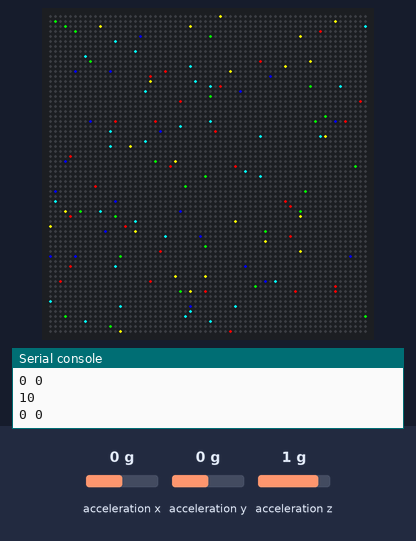
Recording of a program running on a simulated CircuitPython board. On the bench: 64×64 RGB LED matrix, the last lines printed to the serial console. The inputs (shaded band) are chosen by the test bench; at power-on: acceleration x 0 g, acceleration y 0 g, acceleration z 1 g. Random numbers come from a fixed seed.

Above: at 1.2 s.
1.3 s: acceleration x set to -1.4 g
At 1.7 s:
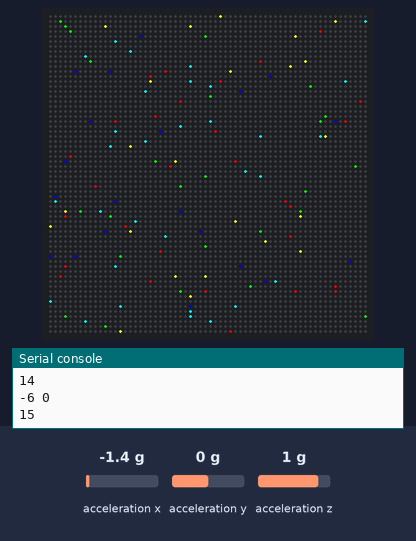
2.9 s: acceleration y set to -1.4 g
At 3.02 s:
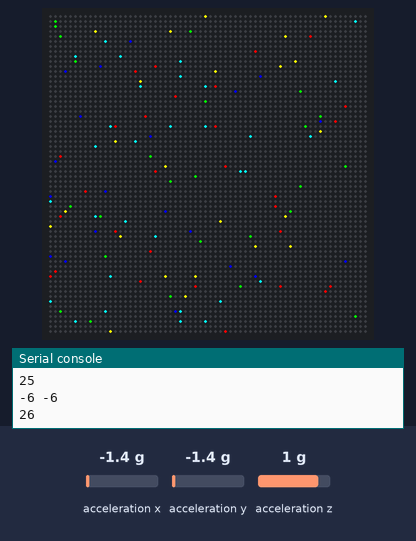

The program:

sand.py
```python
# (licence header left out)
"""
Ported from the C code writen by Phillip Burgess
as used in https://learn.adafruit.com/animated-led-sand
Explainatory comments are used verbatim from that code.
"""

import math
import random
import board
import busio
import time
import adafruit_lsm303_accel
import displayio
import framebufferio
import rgbmatrix

displayio.release_displays()

SIXTYFOUR = True  # set to False for 32x32
COLORS = 8

if SIXTYFOUR:
    matrix = rgbmatrix.RGBMatrix(
        width=64, height=64, bit_depth=3,
        rgb_pins=[board.MTX_R1, board.MTX_G1, board.MTX_B1,
                  board.MTX_R2, board.MTX_G2, board.MTX_B2],
        addr_pins=[board.MTX_ADDRA, board.MTX_ADDRB, board.MTX_ADDRC,
                   board.MTX_ADDRD, board.MTX_ADDRE],
        clock_pin=board.MTX_CLK, latch_pin=board.MTX_LAT, output_enable_pin=board.MTX_OE)
else:
    matrix = rgbmatrix.RGBMatrix(
        width=32, height=32, bit_depth=1,
        rgb_pins=[board.MTX_R1, board.MTX_G1, board.MTX_B1,
                  board.MTX_R2, board.MTX_G2, board.MTX_B2],
        addr_pins=[board.MTX_ADDRA, board.MTX_ADDRB, board.MTX_ADDRC,
                   board.MTX_ADDRD],
        clock_pin=board.MTX_CLK, latch_pin=board.MTX_LAT, output_enable_pin=board.MTX_OE)

display = framebufferio.FramebufferDisplay(matrix, auto_refresh=False)

print("Display is ", display.width, "x", display.height)

# create the only bitmap this example needs
bmp = displayio.Bitmap(display.width, display.height, COLORS)
# create a palette with the same number of colors
palette = displayio.Palette(COLORS)
# create a TileGrid to tie the bitmap to the palette
tg1 = displayio.TileGrid(bmp, pixel_shader=palette)
# create a Display Group
g1 = displayio.Group(scale=1)
# add the TileGrid to the Display Group
g1.append(tg1)
# "show" the bitmap on the display
display.show(g1)

# define an 8 color palette
palette[0] = 0x000000  # black
palette[1] = 0x00FF00  # green
palette[2] = 0x0000FF  # blue
palette[3] = 0x00FFFF  # cyan
palette[4] = 0xFFFF00  # yellow
palette[5] = 0xFF0000  # red
palette[6] = 0xFF7F00  # orange
palette[7] = 0x9400D3  # purple
display.auto_refresh = True

N_GRAINS = 128  # Number of grains of sand
WIDTH = 64     # Display width in pixels
HEIGHT = 64     # Display height in pixels
NUMBER_PIXELS = WIDTH * HEIGHT
MAX_FPS = 45   # Maximum redraw rate, frames/second
MAX_X = WIDTH * 256 - 1
MAX_Y = HEIGHT * 256 - 1

class Grain:
    """A simple struct to hold position and velocity information for a single grain."""

    def __init__(self):
        """Initialize grain position and velocity."""
        x = 0
        y = 0
        vx = 0
        vy = 0
        color = 0

grains = [Grain() for _ in range(N_GRAINS)]
i2c = busio.I2C(board.SCL, board.SDA)
sensor = adafruit_lsm303_accel.LSM303_Accel(i2c)

oldidx = 0
newidx = 0
delta = 0
newx = 0
newy = 0

occupied_bits = [False for _ in range(WIDTH * HEIGHT)]
occupied_color = [0 for _ in range(WIDTH * HEIGHT)]

def index_of_xy(x, y):
    """Convert an x/column and y/row into an index into a linear pixel array.

    :param int x: column value
    :param int y: row value
    """
    return (y >> 8) * WIDTH + (x >> 8)

def already_present(limit, x, y):
    """Check if a pixel is already used.

    :param int limit: the index into the grain array of the grain being assigned a pixel
                      Only grains already allocated need to be checks against.
    :param int x: proposed clumn value for the new grain
    :param int y: proposed row valuse for the new grain
    """
    for j in range(limit):
        if x == grains[j].x or y == grains[j].y:
            return True
    return False

for g in grains:
    placed = False
    while not placed:
        g.x = random.randint(0, WIDTH * 256 - 1)
        g.y = random.randint(0, HEIGHT * 256 - 1)
        j = index_of_xy(g.x, g.y)
        placed = not occupied_bits[j]
    occupied_bits[j] = True
    g.color = random.randint(1, 5)
    occupied_color[j] = g.color
    g.vx = 0
    g.vy = 0

lp = 0
while True:
    lp += 1
    print(lp)
    # Display frame rendered on prior pass.  It's done immediately after the
    # FPS sync (rather than after rendering) for consistent animation timing.

#    for g in grains:
#        print(g.x, g.y, g.color)

    for i in range(NUMBER_PIXELS):
        pass
#        bmp[i] = (i % 5) + 1 if occupied_bits[i] else 0
        bmp[i] = occupied_color[i]

    # Read accelerometer...
    f_x, f_y, f_z = sensor.acceleration
    ax = int(f_x / 2)  # f_x >> 8                      # Transform accelerometer axes
    ay = int(f_y / 2)  # f_y >> 8                      # to grain coordinate space
    print(ax, ay)

#    az = abs(int(f_y / 10))  # abs(f_z) >> 11                # Random motion factor
#    az = 1 if (az >= 3) else (4 - az)  # Clip & invert
#    ax -= az                           # Subtract motion factor from X, Y
#    ay -= az

#    az2 = (az << 1) + 1         # Range of random motion to add back in
#    az2 = random.randint(10, 12)
#    print(ax, ay, az, az2)

    # ...and apply 2D accel vector to grain velocities...
    v2 = 0                      # Velocity squared
    v = 0.0                     # Absolute velociy
    for g in grains:
        g.vx += ax + random.randint(-5, 5)  # A little randomness makes
        g.vy += ay + random.randint(-5, 5)  # tall stacks topple better!

        # Terminal velocity (in any direction) is 256 units -- equal to
        # 1 pixel -- which keeps moving grains from passing through each other
        # and other such mayhem.  Though it takes some extra math, velocity is
        # clipped as a 2D vector (not separately-limited X & Y) so that
        # diagonal movement isn't faster

        v2 = g.vx * g.vx + g.vy * g.vy
        if v2 > 65536:                     # If v^2 > 65536, then v > 256
            v = math.floor(math.sqrt(v2))  # Velocity vector magnitude
            g.vx = (g.vx // v) << 8        # Maintain heading
            g.vy = (g.vy // v) << 8        # Limit magnitude

    # ...then update position of each grain, one at a time, checking for
    # collisions and having them react.  This really seems like it shouldn't
    # work, as only one grain is considered at a time while the rest are
    # regarded as stationary.  Yet this naive algorithm, taking many not-
    # technically-quite-correct steps, and repeated quickly enough,
    # visually integrates into something that somewhat resembles physics.
    # (I'd initially tried implementing this as a bunch of concurrent and
    # "realistic" elastic collisions among circular grains, but the
    # calculations and volument of code quickly got out of hand for both
    # the tiny 8-bit AVR microcontroller and my tiny dinosaur brain.)

    for g in grains:
        newx = g.x + g.vx       # New position in grain space
        newy = g.y + g.vy
        if newx > MAX_X:        # If grain would go out of bounds
            newx = MAX_X        # keep it inside, and
            g.vx //= -2         # give a slight bounce off the wall
        elif newx < 0:
            newx = 0
            g.vx //= -2
        if newy > MAX_Y:
            newy = MAX_Y
            g.vy //= -2
        elif newy < 0:
            newy = 0
            g.vy //= -2

        oldidx = index_of_xy(g.x, g.y)      # prior pixel
        newidx = index_of_xy(newx, newy)    # new pixel
        if oldidx != newidx and occupied_bits[newidx]:
            # If grain is moving to a new pixel...
            # but if that pixel is already occupied...
            delta = abs(newidx - oldidx)    # What direction when blocked?
            if delta == 1:                  # 1 pixel left or right
                newx = g.x                  # cancel x motion
                g.vx //= -2                 # and bounce X velocity (Y is ok)
                newidx = oldidx             # no pixel change
            elif delta == WIDTH:            # 1 pixel up or down
                newy = g.y                  # cancel Y motion
                g.vy //= -2                 # and bounce Y velocity (X is ok)
                newidx = oldidx             # no pixel change
            else:                           # Diagonal intersection is more tricky...
                # Try skidding along just one axis of motion if possible (start w/
                # faster axis).  Because we've already established that diagonal
                # (both-axis) motion is occurring, moving on either axis alone WILL
                # change the pixel index, no need to check that again.
                if abs(g.vx) > abs(g.vy):   # x axis is faster
                    newidx = index_of_xy(newx, g.y)
                    if not occupied_bits[newidx]:
                        # that pixel is free, take it! But...
                        newy = g.y          # cancel Y motion
                        g.vy //= -2         # and bounce Y velocity
                    else:                   # X pixel is taken, so try Y...
                        newidx = index_of_xy(g.x, newy)
                        if not occupied_bits[newidx]:
                            # Pixel is free, take it, but first...
                            newx = g.x          # Cancel X motion
                            g.vx //= -2         # Bounce X velocity
                        else:                   # both spots are occupied
                            newx = g.x          # Cancel X & Y motion
                            newy = g.y
                            g.vx //= -2         # Bounce X & Y velocity
                            g.vy //= -2
                            newidx = oldidx     # Not moving
                else:                           # y axis is faster. start there
                    newidx = index_of_xy(g.x, newy)
                    if not occupied_bits[newidx]:
                        # Pixel's free! Take it! But...
                        newx = g.x           # Cancel X motion
                        g.vx //= -2          # Bounce X velocity
                    else:                    # Y pixel is taken, so try X...
                        newidx = index_of_xy(newx, g.y)
                        if not occupied_bits[newidx]:
                            # Pixel is free, take it, but first...
                            newy = g.y           # cancel Y motion
                            g.vy //= -2          # and bounce Y velocity
                        else:                    # both spots are occupied
                            newx = g.x           # Cancel X & Y motion
                            newy = g.y
                            g.vx //= -2         # Bounce X & Y velocity
                            g.vy //= -2
                            newidx = oldidx     # Not moving
        if oldidx != newidx:
#            print("idx's != :", newidx)
#            if not occupied_bits[newidx]:
#                print("newidx not set:", newidx)
            occupied_bits[oldidx] = False
            occupied_bits[newidx] = True
#            print(oldidx, occupied_color[oldidx], newidx, occupied_color[newidx])
            occupied_color[newidx] = occupied_color[oldidx]  # rf
            occupied_color[oldidx] = 0
        g.x = newx
        g.y = newy
    time.sleep(0.01)
```
